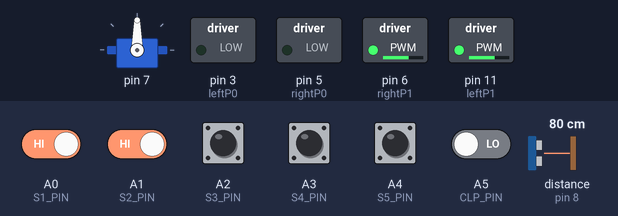
Recording of a sketch running on a simulated Arduino Uno, built with avr-gcc and run on an emulated ATmega328P. On the bench: servo, switched loads named in the sketch (green lamp = pin HIGH). Wiring (inferred from the names in the program): ultrasonic range finder: trigger pin 9; echo pin 8. Dashed ring = blinking. The inputs (shaded band) are chosen by the test bench; at power-on: A0 (S1_PIN), A1 (S2_PIN), A2 (S3_PIN), A3 (S4_PIN), A4 (S5_PIN) HIGH, A5 (CLP_PIN) LOW, distance to the obstacle (sensor on pin 8) 80 cm. Pins used as bus, display or sensor lines are not drawn.

Above: at 1.2 s.
1.3 s: A0 (S1_PIN) driven LOW
At 3.6 s:
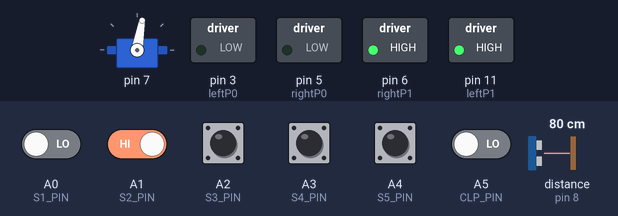
4.3 s: A0 (S1_PIN) driven HIGH
At 5.2 s:
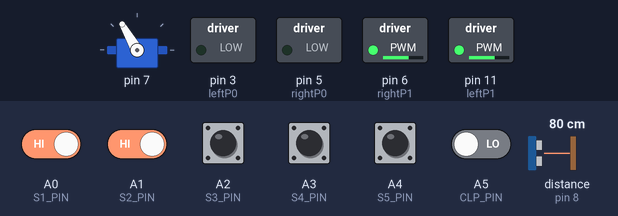
7.3 s: distance to the obstacle (sensor on pin 8) set to 47 cm
10.3 s: distance to the obstacle (sensor on pin 8) set to 41 cm
At 11.1 s:
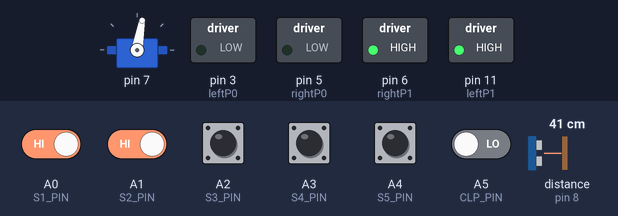
13.3 s: A1 (S2_PIN) driven LOW
16.3 s: A1 (S2_PIN) driven HIGH
At 17.3 s:
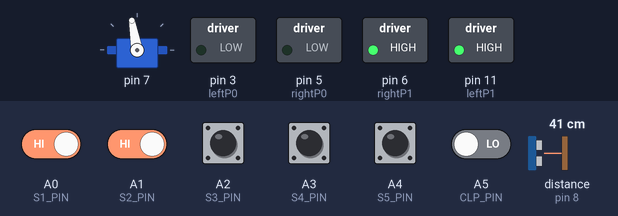
Timing chart, 0 to 20.3 s (numbered marks = the images above; inputs shaded):
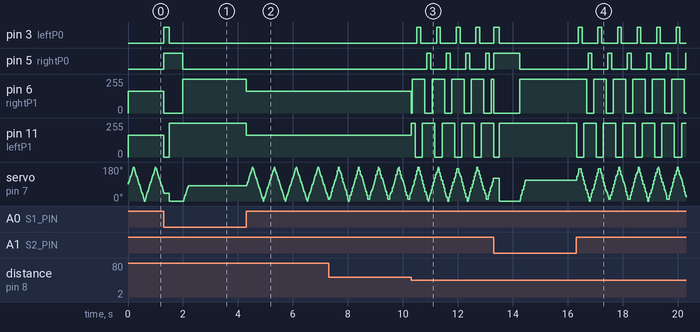

Measured:
- the behaviour switches between 44 and 43 cm on distance to the obstacle (sensor on pin 8) (found by bisection; images 2 and 3)
- after the input at 1.3 s, pin 3 (leftP0): LOW → HIGH at once, → LOW 0.20 s later; pin 5 (rightP0): LOW → HIGH at once, → LOW 0.70 s later; pin 6 (rightP1): 162/255 → 0/255 at once, → 255/255 0.70 s later; pin 11 (leftP1): 162/255 → 0/255 at once, → 255/255 0.20 s later
- after the input at 10.3 s, pin 3 (leftP0): alternates HIGH for 0.14 s and LOW for 0.58 s, starting after 0.21 s; pin 5 (rightP0): alternates HIGH for 0.14 s and LOW for 0.57 s, starting after 0.57 s
- after the input at 16.3 s, pin 3 (leftP0): alternates HIGH for 0.14 s and LOW for 0.57 s, starting after 0.08 s; pin 5 (rightP0): alternates HIGH for 0.14 s and LOW for 0.57 s, starting after 0.44 s

The sketch:

main.ino
```cpp
#include <Arduino.h>
#include "Driver.h"
#include "HardwareTester.h"

Driver driver;
HardwareTester tester;
Motor motor;
int mod = 1000;

void setup(){
//    tester.testMotorAdjustTimeRotate();
//    tester.testMotorShortcuts();
  //  tester.testMotorDirectionForward();
  //  tester.testEnemyDetection();-
//    tester.testLineDetector();
//    tester.testMotorDirectionMinimumspeed();
    Serial.begin(9600);

    driver.config(ENGAGE);

}


void loop(){
    driver.drive();
}
```

Action.cpp
```cpp
//
// Created by Baragan on 12/12/2021.
//
#include <Arduino.h>
#include "Actions.h"
Action_Clock::Action_Clock(long time, int direction, int speed) {
    this->direction = direction;
    this->speed = speed;
    this->clockIn = millis();
    clockOut = clockIn + time;
    duration = 0;
}
Action_Clock::Action_Clock() {

}
bool Action_Clock::isDone() {
    long clock = millis();
    if (clock < clockOut)
        return false;
    if (duration == 0 )
        duration = clock - clockIn;
    return true;
}
bool Action_Clock::isUnfolding()  {
    return !isDone();
}
void Action_Clock::finish(){
    if(duration == 0){
        duration = millis() - clockIn;
    }
}

void Action_Clock::restart(long time)  {
    clockIn = millis();
    clockOut = clockIn + time;
    duration = 0;
}
void Action_Clock::reset(long time, int direction, int speed){
    this->direction = direction;
    this->speed = speed;
    clockIn = millis();
    clockOut = clockIn + time;
    duration = 0;
}
void Action_Clock::reverse() {
    this->speed = -speed;
    clockIn = millis();
    clockOut = clockIn + getTimeAction();
    duration = 0;
}

long Action_Clock::getTimeAction() {
    if (duration != 0 )
        return duration;
    return clockOut - clockIn;
}

void Action_Clock::print() {
    Serial.print("d = ");
    Serial.print(direction);
    Serial.print(" s = ");
    Serial.println(speed);
    Serial.print(clockOut);
    Serial.print(" - ");
    Serial.print(clockIn);
    Serial.print(" = ");
    Serial.println(getTimeAction());
    Serial.println();
}

bool StackAction::push (Action_Clock *act){
    if (index == maxAction)
        return false;
    actions[index++] = act;
    return true;
}
bool StackAction::pop(Action_Clock **act){
    if (index == 0)
        return false;
    index -= 1;
    *act = actions[index];
    return true;
}
void StackAction::clear() {
    for (int i = 0 ; i < index; i ++)
        delete []actions[i];
    index = 0;
}
long StackAction::getPassedTime() {
    long time = 0;
    for (int i = 0 ; i < index; i ++)
        time += actions[i]->getTimeAction();
    return  time;
}
bool StackAction::isFull() {
    return index == maxAction;
}
bool StackAction::isEmpty() {
    return index == 0;
}
void StackAction::print() {
    Serial.println();
    Serial.print("index = ");
    Serial.println(index);
    for(int i = 0 ; i < index; i ++){
        Serial.print("Action ");
        Serial.println(i);
        actions[i]->print();
    }
    Serial.println();
}
```

Actions.h
```cpp
//
// Created by Baragan on 12/12/2021.
//

#ifndef CORSAIR_ACTIONS_H
#define CORSAIR_ACTIONS_H

#define maxAction 30


enum Action {
    NONE_ACTION,MOVING_FORWARD,MOVING_BACKWARD,MOVING_SIDE,STOP_ACTION};

//handle an Action (duration timne start , time end)
class Action_Clock{
private:
    long clockIn;
    long clockOut;
    long duration;
public:
    int speed;
    int direction;
    Action_Clock(long time,int direction, int speed);
    Action_Clock();
    bool isDone();
    bool isUnfolding();
    long getTimeAction();
    //restart curent action clockIn = curent time
    void restart(long time);
    //restart curent action but modify the time direction and speed
    void reset(long time,int direction, int speed);
    void reverse();
    void print();

    void finish();
};
class StackAction {
  static constexpr int maxActions = 20;

  Action_Clock *actions[maxActions];
public:
  int index = 0;
  bool push(Action_Clock *act);
  bool pop(Action_Clock **act);
  void clear();
  long getPassedTime();
  bool isFull();
  bool isEmpty();
  void print();
};
#endif //CORSAIR_ACTIONS_H
```

HardwareTester.cpp
```cpp
#include "HardwareTester.h"
#include "Servo.h"
#include "Actions.h"


[[noreturn]] void HardwareTester::testMotorDirectionForwardBackward(){
    motor.config();
    Serial.begin(9600);
    while(true){
        for (int direction = -100 ; direction <= 100; direction+=20){
            for (int speed = 100 ;speed!=-300 ; speed -=200){
                Serial.print("d = ");
                Serial.print(direction);
                Serial.print("   s = ");
                Serial.println(speed);
                motor.move(direction , speed);
                delay(1000);
                motor.stop();
                Serial.println("-------------------------------------------------");
                delay(1000);
            }
        }
    }
}

[[noreturn]] void HardwareTester::testMotorShortcuts(){
    Motor motor;
    motor.config();
    int d = 3000;
    int d2 = 1000;
    while(true){
        motor.forceRight();
        delay(d);
        motor.stop();
        delay(d2);
        motor.slowRight();
        delay(d);
        motor.stop();
        delay(d2);
        motor.forward();
        delay(d);
        motor.stop();
        delay(d2);
        motor.backward();
        delay(d);
        motor.stop();
        delay(d2);
        motor.slowLeft();
        delay(d);
        motor.stop();
        delay(d2);
        motor.forceLeft();
        delay(d);
        motor.stop();
        delay(d2);

    }
}

[[noreturn]] void HardwareTester::testMotorDirectionForward(){
    motor.config();
    Serial.begin(9600);
    int speed = 100;
    int d = 100;
    Servo servo;
    servo.attach(A1);
    while(true){
        for (int direction = -100 ; direction < 100; direction+=1){
            Serial.print("d = ");
            Serial.println(direction);
            motor.move(direction , speed);
            delay(d);
        }
        for (int direction = 100 ; direction > -100; direction-=1){
            Serial.print("d = ");
            Serial.println(direction);
            motor.move(direction , speed);
            delay(d);
        }
        servo.write(9);

    }
}
[[noreturn]] void HardwareTester::testMotorAdjustTimeRotate(){

    //1500 seems perfect
    motor.config();
    Serial.begin(9600);
    while(true){
        for(int time = 1300; time <= 1600; time +=100){
            motor.move(100,100);
            delay(time);
            Serial.println(time);
            motor.stop();
            delay(1000);
        }
    }
}

[[noreturn]] void HardwareTester::testMotorSpeed(){
    motor.config();
    Serial.begin(9600);
    while(1){
        for (int speed = -100 ; speed <= 100; speed+=10){
            motor.move(0,speed);
            Serial.println(speed);
            delay(100);
            motor.stop();
            delay(200);

        }
        for (int speed = 100 ; speed >= -100; speed-=10){
            motor.move(0,speed);
            Serial.println(speed);
            delay(100);
            motor.stop();
            delay(200);
        }
    }
}

[[noreturn]] void HardwareTester::testMotorDirectionMinimumspeed(){
    motor.config();
    Serial.begin(9600);
    while(true){
        for (int direction = -100 ; direction <= 100; direction+=10){
            motor.move(direction,1);
            Serial.println(direction);
            delay(1000);
            motor.stop();
            delay(500);
        }
        for (int direction = 100 ; direction >= -100; direction-=10){
            motor.move(direction,1);
            Serial.println(direction);
            delay(1000);
            motor.stop();
            delay(500);
        }
    }
}

[[noreturn]] void HardwareTester::testMotorMinimumSpeedBackwardForward(){
    motor.config();
    Serial.begin(9600);
    while(true){
        motor.move(0,1);
        delay(1000);
        motor.stop();
        delay(500);
        motor.move(0,-1);
        delay(1000);
        motor.stop();
        delay(500);
    }
}

[[noreturn]] void HardwareTester::testObstaclesDetector(){
    Serial.begin(9600);
    obsDec.config();
    obsDec.setState(SCAN);
    long clock = millis();
    int i = 0 ;
    ObstaclaDetectorZone obs[4] = {FRONT_ZONE,EXTREME_LEFT_ZONE,EXTREM_RIGHT_ZONE,ALL_ZONE};
    obsDec.setState(SCAN,obs[i]);
    while(true){
//        if(obsDec.getPosition() == 0){
//
//        }
        if(millis() - clock  > 4000){
            clock = millis();
            obsDec.setState(SCAN,obs[i]);
            i = (i + 1 ) % 4;
            obsDec.printMeasurements();
        }
        obsDec.detect();
    }
}

[[noreturn]] void HardwareTester::testEnemyDetection() {
    Serial.begin(9600);
    obsDec.config();
    obsDec.setState(SCAN);
    long clock = millis();
    obsDec.setState(ENEMY_DETECTION);
    while(true){
        if(millis() - clock  > 1000){
            obsDec.printEnemyInfo();
            clock = millis();
        }
        obsDec.detect();
    }
}

[[noreturn]] void HardwareTester::testLineDetector(){
    Serial.begin(9600);
    lineDec.config();
    while(true){
        lineDec.read();
        lineDec.printLine();
        delay(200);
    }
}

[[noreturn]] void HardwareTester::testAction(){
    Serial.begin(9600);
    StackAction stack;
    for(int i = 0 ; i < 20 ; i ++){
        auto *action = new Action_Clock(100,100,i);
        action->print();

        if(!stack.push(action)){
            delete action;
        }
    }
    delay(1000);
    while(!stack.isEmpty()){
        Action_Clock*action;
        stack.pop(&action);
        action->reverse();
        action->print();
    }
    while(true);
}
```

HardwareTester.h
```cpp
#ifndef HARDWARE_TESTER_H
#define HARDWARE_TESTER_H
#include <Arduino.h>
#include "ObstaclesDetector.h"
#include "Motor.h"
#include "LineDetector.h"

class HardwareTester{
private:
    LineDetector lineDec;
    ObstaclesDetector obsDec;
    Motor motor;
public:

    [[noreturn]] void testMotorShortcuts();
    [[noreturn]] void testMotorDirectionForwardBackward();


    [[noreturn]] void testMotorDirectionForward();
    [[noreturn]] void testMotorAdjustTimeRotate();

    [[noreturn]] void testMotorSpeed();

    [[noreturn]] void testMotorDirectionMinimumspeed();

    [[noreturn]] void testMotorMinimumSpeedBackwardForward();

    [[noreturn]] void testObstaclesDetector();

    [[noreturn]] void testEnemyDetection();

    [[noreturn]] void testLineDetector();

    [[noreturn]] void testAction();


};

#endif
```

LineDetector.cpp
```cpp
#include "LineDetector.h"

#define CLP ((int) 0x000020)
void LineDetector::config(){
  pinMode(S1_PIN,INPUT);
  pinMode(S2_PIN,INPUT);
  pinMode(S3_PIN,INPUT);
  pinMode(S4_PIN,INPUT);
  pinMode(S5_PIN,INPUT);
  pinMode(CLP_PIN,INPUT);
}


int LineDetector::read(){
  int clp = digitalRead(CLP_PIN);
  int s1 = !digitalRead(S1_PIN);// 1 if hit the line, 0 if not
  int s2 = !digitalRead(S2_PIN);
  int s3 = !digitalRead(S3_PIN);
  int s4 = !digitalRead(S4_PIN);
  int s5 = !digitalRead(S5_PIN);
  line = ((clp <<5) | (s1 <<4) | (s2<<3) | (s3 << 2) | (s4 <<1 ) | s5) & 0x00003F;

    if(isInLine()) {
        int nr = s1+ s2 + s3 + s4 + s5;
//        if(relativePosition == 100)
                relativePosition = ((s1-s5)*4 + (s2-s4)*2)/nr;
    }else{
        relativePosition = 100;
    }
  return line;
}
void LineDetector::printLine(){
    Serial.print("line = ");
    Serial.print(line);
    Serial.print(", relativePosition = ");
    Serial.print(relativePosition);
    Serial.print(", isInLine = ");
    int is = isInLine();
    Serial.println(is);
}

int LineDetector::isHitten(){
  return line & CLP;
}
int LineDetector::isInLine(){
  return line & (~CLP);
}
```

LineDetector.h
```cpp
#ifndef LINEDETECTOR_H
#define LINEDETECTOR_H

#include <Arduino.h>

#define S1_PIN A0
#define S2_PIN A1
#define S3_PIN A2
#define S4_PIN A3
#define S5_PIN A4
#define CLP_PIN A5

class LineDetector{
  private:
    int line;
  public:
  //initialize Line Detector
    void config();
  //must be read as often as possible
    int read();
  //if the robot is Hitten (front sensor)
    int isHitten();
  //return last readed output  of 5 line sensour
    int isInLine();
    void printLine();
    int relativePosition = 100;

};
#endif
```

Motor.cpp
```cpp
#include "Motor.h"

void Motor::config(){
   digitalWrite(leftP0, 0);
   digitalWrite(leftP1, 0);
   digitalWrite(rightP0, 0);
   digitalWrite(rightP1, 0);

   pinMode (leftP0, OUTPUT);
   pinMode (leftP1, OUTPUT);
   pinMode (rightP0, OUTPUT);
   pinMode (rightP1, OUTPUT);
}

/*
 * Transform a number between 0 and PMAX in a number between POW_MIN and POWMAX
 * transposesSpeed(0) = 0
 * transposesSpeed(1) ~= POW_MIN    putin mai mare
 * transposesSpeed(PMAX) = POW_MAX
 */
int Motor::transposesSpeed(int procent){
  if (procent == 0)
    return 0;
//    Serial.print(procent);
//    Serial.print(" ");
//    Serial.println( POW_MIN + procent*(POW_MAX - POW_MIN)/PMAX);
  return POW_MIN + procent*(POW_MAX - POW_MIN)/PMAX;
}

void Motor::moveWheels(int direction ,int speed,int P0, int P1){

      if (direction <= DIR_STAGE){
          speed = transposesSpeed( speed * (DIR_STAGE - direction) / DIR_STAGE );
         //f(0) = POW_MAX ,f(DIR_STAGE - 1)=POW_MIN, f(DIR_STAGE) = 0
         digitalWrite(P0, 0);
         analogWrite(P1,speed);
      }
      else{
        //f(DIR_STAGE) = 0 ,f(DIR_STAGE +1)= POW_MIN, f(PMAX) = POW_MAX
         speed = transposesSpeed( speed * (direction - DIR_STAGE) / (PMAX - DIR_STAGE) );
         digitalWrite(P1,0);
         analogWrite(P0,speed);
      }

}

void Motor::stop(){
   digitalWrite(leftP0, 0);
   digitalWrite(leftP1, 0);
   digitalWrite(rightP0, 0);
   digitalWrite(rightP1, 0);
}
void Motor::forward(){
   digitalWrite(leftP0, 0);
   digitalWrite(leftP1, 1);
   digitalWrite(rightP0, 0);
   digitalWrite(rightP1, 1);
}
void Motor::backward(){
   digitalWrite(leftP0, 1);
   digitalWrite(leftP1, 0);
   digitalWrite(rightP0, 1);
   digitalWrite(rightP1, 0);
}
void Motor::forceLeft(){
   digitalWrite(leftP0, 1);
   digitalWrite(leftP1, 0);
   digitalWrite(rightP0, 0);
   digitalWrite(rightP1, 1);
}
void Motor::forceRight(){
   digitalWrite(leftP0, 0);
   digitalWrite(leftP1, 1);
   digitalWrite(rightP0, 1);
   digitalWrite(rightP1, 0);
}

void Motor::left(){
    move(-60,100);
}
void Motor::right(){
    move(60,100);
}
void Motor::slowLeft(){
    move(-58,100);
}
void Motor::slowRight(){
    move(58,100);
}
void Motor::move(int direction, int speed){

    if (speed >= 0){
      if(direction >= 0){//to right
        digitalWrite(leftP0, 0);
        analogWrite(leftP1, transposesSpeed(speed)); //max power at left engine
        moveWheels(direction,speed,rightP0,rightP1);
      }else{
        digitalWrite(rightP0, 0);
        analogWrite(rightP1, transposesSpeed(speed)); //max power at right engine
        moveWheels(-1*direction,speed,leftP0,leftP1);//positive direction
      }
    }else{
      speed *=-1;//pozitive direction
      if(direction >= 0){//to right
        digitalWrite(leftP1, 0);
        analogWrite(leftP0, transposesSpeed(speed)); //max power at left engine
        moveWheels(direction,speed,rightP1,rightP0);
      }else{
        digitalWrite(rightP1, 0);
        analogWrite(rightP0, transposesSpeed(-speed)); //max power at left engine
        moveWheels(-direction,speed,leftP1,leftP0);//pozitive direction
      }
    }


}
```

Motor.h
```cpp
#ifndef MOTOR
#define MOTOR

#include <Arduino.h>

// Pins of left motor
#define leftP0 3
#define leftP1 11
// Pins of right motor
#define rightP0 5
#define rightP1 6

//After this number of direction the oposite motor it stats moving backward (see move function)
#define DIR_STAGE 60
#define PMAX 100  // procent maxim (see move function)

#define POW_MIN 100
#define POW_MAX 255

enum Side       {RIGHT, LEFT};
enum Directions {AHEAD, BEHIND};

class Motor{
  private :
    int transposesSpeed(int procent);
    void moveWheels(int direction ,int speed,int P0, int P1);
  public :
  //initialize Motor
    void config();
    void forward();
    void backward();
    void forceLeft();
    void forceRight();
    void slowLeft();
    void slowRight();
    void left();
    void right();
    /*
    direction must be between(-PMAX and PMAx) (negative value for left and positive value for right)
    speed must be between(-PMAX and PMAX) (negative value for backward and positive value for forward)
    */
    void move(int direction, int speed);
    void stop();


};

#endif
```

Driver.h
```cpp
#ifndef DRIVER_H
#define DRIVER_H

#include "ObstaclesDetector.h"
#include "Motor.h"
#include "LineDetector.h"
#include "Arduino.h"
#include "Actions.h"

#define MAX_EXPLORE_TIME 7000
#define MAX_ROTATE_TIME 250
#define SPEED_RESOLUTION 10

enum State {STOP,EXPLORE,INLINE,ENGAGE,ESCAPE_LINE};


class Driver{
  private:

    static const int turn360around = 1500;
    static const int turn180around = turn360around/2;
    static const int turn165around = turn360around*11/24;
    static const int turn150around = turn360around/2;
    static const int turn120around = turn360around/3;
    static const int turn90around = turn360around/4;
    static const int turn60around = turn360around/6;
    static const int turn45around = turn360around/8;
    static const int turn30around = turn360around/12;
    LineDetector lineDec;
    ObstaclaDetectorZone preferedZone ;
    ObstaclesDetector obsDec;
    Motor motor;
    StackAction stack;
    State state;
    Action actionState;
    Action_Clock * actionClock ;

    void explore();
    void stopCurentAction();
    void engage();
    void escapeLine();
    bool setNewAction(long time, int direction, int speed);
    bool setAndPushNewAction(long time, int direction, int speed);

  public:
    void config(State state);
    void drive();
    void print();


    void epilepsie();
};

#endif
```

Source omitted: ObstaclesDetector.cpp (7154 bytes), ObstaclesDetector.h (2772 bytes), Driver.cpp (4643 bytes)
